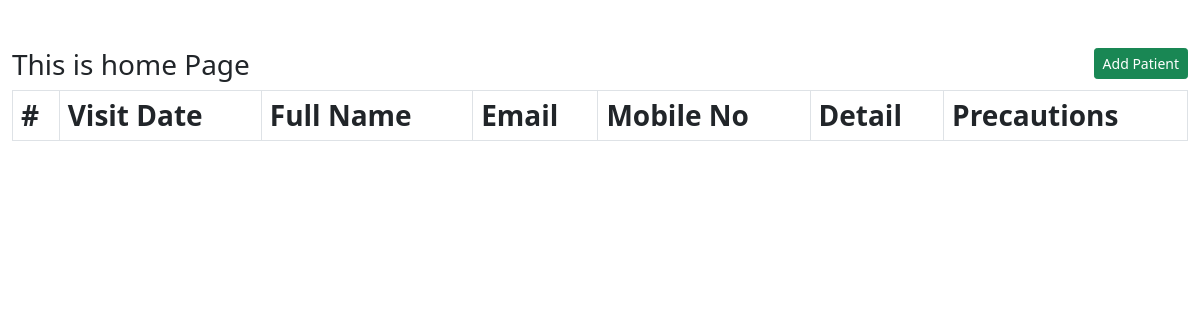
Before: / with the older database file.
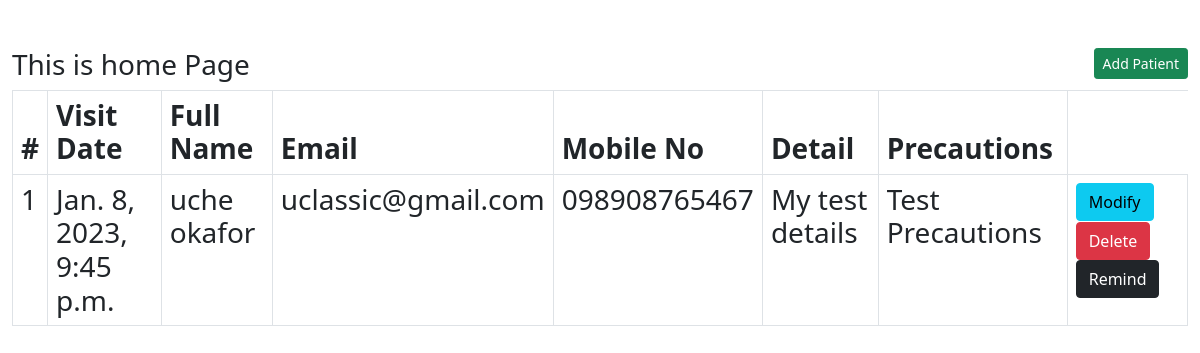
After: the same page with the newer database file.
### core/models.py (models this page shows, shortened)
class Patient(models.Model):
    full_name=models.CharField(max_length=100)
    email=models.CharField(max_length=80)
    mobile_no=models.CharField(max_length=25)
    address=models.TextField()
    detail=models.TextField()
    precaution=models.TextField()
    visit_date=models.DateTimeField(auto_now_add=True)
    next_visit_date=models.DateTimeField()

### core/views.py (the view)
# urls.py: path('', views.index, name='index'),
def index(request):
    datas=Patient.objects.all()
    return render(request, 'index.html', {'datas':datas})

### core/templates/index.html (shortened to what this page needs)
{% load static %}
<!DOCTYPE html>
<html lang="en">
<head><link href="https://cdn.jsdelivr.net/npm/bootstrap@5.0.2/dist/css/bootstrap.min.css" rel="stylesheet">
</head>
<body>
    <div class="container-fluid ">
        <h3 class="mt-5">This is home Page <a href="#" class="float-end btn btn-sm btn-success">Add Patient</a><h3>
        <table class="table table-bordered">
            <thead>
                    <tr>
                        <th>#</th>
                        <th>Visit Date</th>
                        <th>Full Name</th>
                        <th>Email</th>
                        <th>Mobile No</th>
                        <th>Detail</th>
                        <th>Precautions</th>
                    </tr>
                    {% if datas %}
                        {% for data in datas %}
            </thead>
            <tbody>
                    <tr>
                        <td>{{data.id}}</td>
                        <td>{{data.visit_date}}</td>
                        <td>{{data.full_name}}</td>
                        <td>{{data.email}}</td>
                        <td>{{data.mobile_no}}</td>
                        <td>{{data.detail}}</td>
                        <td>{{data.precaution}}</td>
                        <td>
                            <a href="#" class="btn btn-info btm-sm">Modify</a>
                            <a href="#" class="btn btn-danger btm-sm">Delete</a>
                            <a href="#" class="btn btn-dark btm-sm">Remind</a>
                        </td>
                    </tr>
                        {% endfor %}
                    {% endif %}
            </tbody>
        </table>
    </div>
</body>
</html>

Changed rows visible on the page:
added Patient: id "1", visit_date "Jan. 8, 2023, 9:45 p.m.", full_name "uche okafor", email "uclassic@gmail.com", mobile_no "098908765467", detail "My test details", precaution "Test Precautions"
